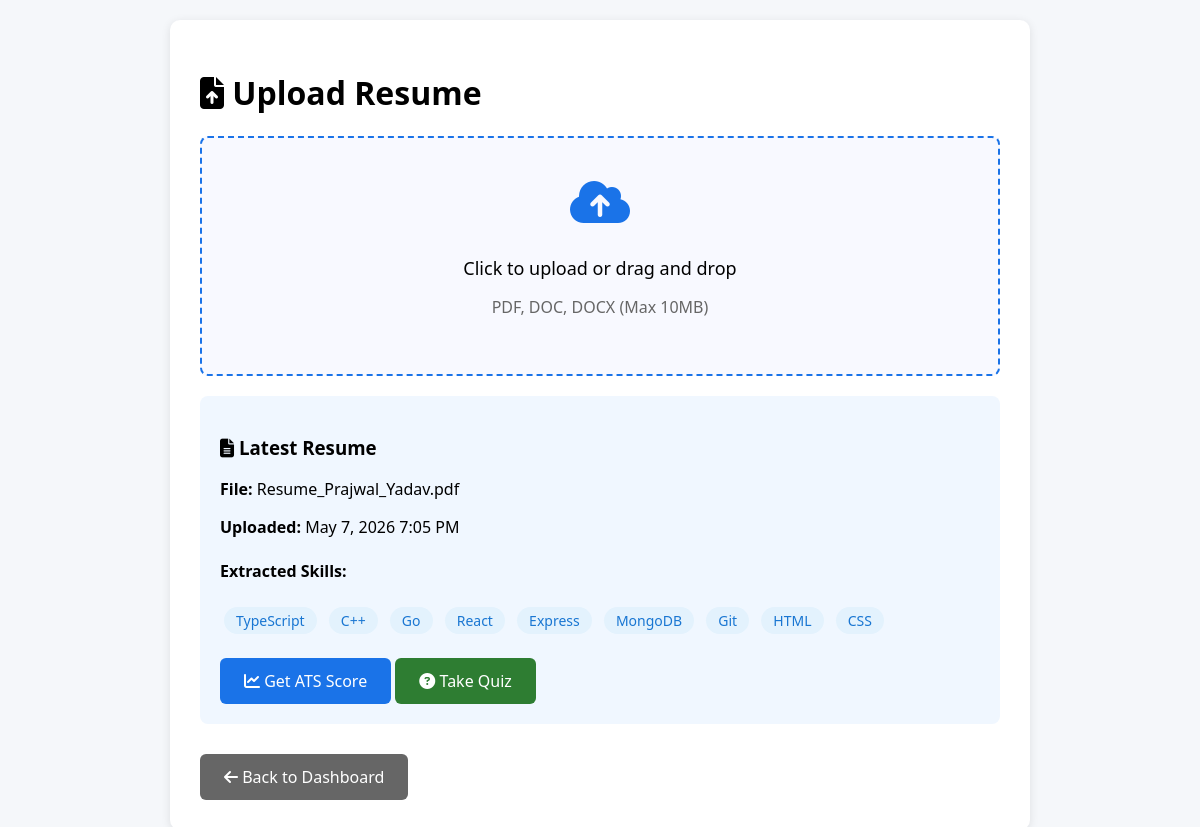
Page /student-resume-upload.php (signed in) on the committed database.
### tables this page shows
CREATE TABLE `resumes` (
  `id` int(11) NOT NULL AUTO_INCREMENT,
  `user_id` int(11) NOT NULL,
  `file_name` varchar(255) NOT NULL,
  `file_path` varchar(500) NOT NULL,
  `file_size` bigint(20) NOT NULL,
  `file_type` varchar(50) NOT NULL,
  `uploaded_at` timestamp NOT NULL DEFAULT current_timestamp(),
  `created_at` timestamp NOT NULL DEFAULT current_timestamp(),
  PRIMARY KEY (`id`),
  KEY `idx_user_id` (`user_id`),
  CONSTRAINT `resumes_ibfk_1` FOREIGN KEY (`user_id`) REFERENCES `users` (`id`) ON DELETE CASCADE
);

CREATE TABLE `parsed_resume_data` (
  `id` int(11) NOT NULL AUTO_INCREMENT,
  `resume_id` int(11) NOT NULL,
  `user_id` int(11) NOT NULL,
  `raw_text` text NOT NULL,
  `work_experience` longtext DEFAULT NULL CHECK (json_valid(`work_experience`)),
  `skills` text DEFAULT NULL,
  `education` longtext DEFAULT NULL CHECK (json_valid(`education`)),
  `projects` longtext DEFAULT NULL CHECK (json_valid(`projects`)),
  `parsed_at` timestamp NOT NULL DEFAULT current_timestamp(),
  `created_at` timestamp NOT NULL DEFAULT current_timestamp(),
  PRIMARY KEY (`id`),
  KEY `idx_user_id` (`user_id`),
  KEY `idx_resume_id` (`resume_id`),
  CONSTRAINT `parsed_resume_data_ibfk_1` FOREIGN KEY (`resume_id`) REFERENCES `resumes` (`id`) ON DELETE CASCADE,
  CONSTRAINT `parsed_resume_data_ibfk_2` FOREIGN KEY (`user_id`) REFERENCES `users` (`id`) ON DELETE CASCADE
);

### student-resume-upload.php (the view, shortened to what this page needs)
<?php
require_once 'db_connect.php';
$user_id = $_SESSION['user_id'];
$latestResume = null;
if (isDatabaseAvailable()) {
    $tableCheck = $conn->query("SHOW TABLES LIKE 'resumes'");
    if ($tableCheck && $tableCheck->num_rows > 0) {
        $orderField = 'created_at';
        $checkField = $conn->query("SHOW COLUMNS FROM resumes LIKE 'uploaded_at'");
        if ($checkField && $checkField->num_rows > 0) {
            $orderField = 'uploaded_at';
        }
        $stmt = $conn->prepare("SELECT * FROM resumes WHERE user_id = ? ORDER BY $orderField DESC LIMIT 1");
        if ($stmt) {
            $stmt->bind_param("i", $user_id);
            $stmt->execute();
            $result = $stmt->get_result();
            if ($result && $result->num_rows > 0) {
                $latestResume = $result->fetch_assoc();
                $parsedStmt = $conn->prepare("SELECT * FROM parsed_resume_data WHERE resume_id = ?");
                if ($parsedStmt) {
                    $parsedStmt->bind_param("i", $latestResume['id']);
                    $parsedStmt->execute();
                    $parsedResult = $parsedStmt->get_result();
                    if ($parsedResult && $parsedResult->num_rows > 0) {
                        $latestResume['parsed_data'] = $parsedResult->fetch_assoc();
                    }
                }
            }
        }
    }
}
?>
<!DOCTYPE html>
<html lang="en">
<head>
    <link rel="stylesheet" href="https://cdnjs.cloudflare.com/ajax/libs/font-awesome/6.4.0/css/all.min.css">
</head>
<body>
    <div class="container">
        <h1><i class="fas fa-file-upload"></i> Upload Resume</h1>
        <form method="POST" enctype="multipart/form-data">
            <div class="upload-area" onclick="document.getElementById('resume').click()">
                <i class="fas fa-cloud-upload-alt" style="font-size: 48px; color: #1a73e8; margin-bottom: 20px;"></i>
                <p style="font-size: 18px; margin: 10px 0;">Click to upload or drag and drop</p>
                <p style="color: #666;">PDF, DOC, DOCX (Max 10MB)</p>
            </div>
        </form>
        <?php if ($latestResume): ?>
            <div class="resume-info">
                <h3><i class="fas fa-file-alt"></i> Latest Resume</h3>
                <p><strong>File:</strong> <?php echo htmlspecialchars($latestResume['file_name']); ?></p>
                <p><strong>Uploaded:</strong> <?php
                    $uploadDate = $latestResume['uploaded_at'] ?? $latestResume['created_at'] ?? 'N/A';
                    echo $uploadDate !== 'N/A' ? date('F j, Y g:i A', strtotime($uploadDate)) : 'N/A';
                ?></p>
                <?php if (isset($latestResume['parsed_data'])):
                    $parsed = $latestResume['parsed_data'];
                    $skills = json_decode($parsed['skills'], true) ?: [];
                ?>
                    <h4>Extracted Skills:</h4>
                    <?php foreach ($skills as $skill): ?>
                        <span class="skill-tag"><?php echo htmlspecialchars($skill); ?></span>
                    <?php endforeach; ?>
                    <div style="margin-top: 20px;">
                        <a href="student-ats-score.php?resume_id=<?php echo $latestResume['id']; ?>" class="btn">
                            <i class="fas fa-chart-line"></i> Get ATS Score
                        </a>
                        <a href="student-quiz.php?resume_id=<?php echo $latestResume['id']; ?>" class="btn" style="background: #2e7d32;">
                            <i class="fas fa-question-circle"></i> Take Quiz
                        </a>
                    </div>
                <?php endif; ?>
            </div>
        <?php endif; ?>
        <div style="margin-top: 30px;">
            <a href="student-dashboard.php" class="btn" style="background: #666;">
                <i class="fas fa-arrow-left"></i> Back to Dashboard
            </a>
        </div>
    </div>
</body>
</html>

### student-resume-upload.php (style rules this page uses)
body { font-family: 'Segoe UI', Tahoma, Geneva, Verdana, sans-serif; background: #f5f7fa; margin: 0; padding: 20px; }
.container { max-width: 800px; margin: 0 auto; background: white; padding: 30px; border-radius: 10px; box-shadow: 0 2px 10px rgba(0,0,0,0.1); }
.upload-area { border: 2px dashed #1a73e8; border-radius: 8px; padding: 40px; text-align: center; background: #f8f9ff; margin: 20px 0; cursor: pointer; transition: all 0.3s; }
.btn { background: #1a73e8; color: white; padding: 12px 24px; border: none; border-radius: 6px; cursor: pointer; font-size: 16px; text-decoration: none; display: inline-block; }
.resume-info { background: #f0f7ff; padding: 20px; border-radius: 8px; margin: 20px 0; }
.skill-tag { display: inline-block; background: #e3f2fd; color: #1976d2; padding: 4px 12px; border-radius: 20px; margin: 4px; font-size: 14px; }

### rows in the picture
resumes: file_name "Resume_Prajwal_Yadav.pdf", uploaded_at "May 7, 2026 7:05 PM"
parsed_resume_data: skills "TypeScript", skills "C++", skills "Go", skills "React", skills "Express", skills "MongoDB", skills "Git", skills "HTML", skills "CSS"
